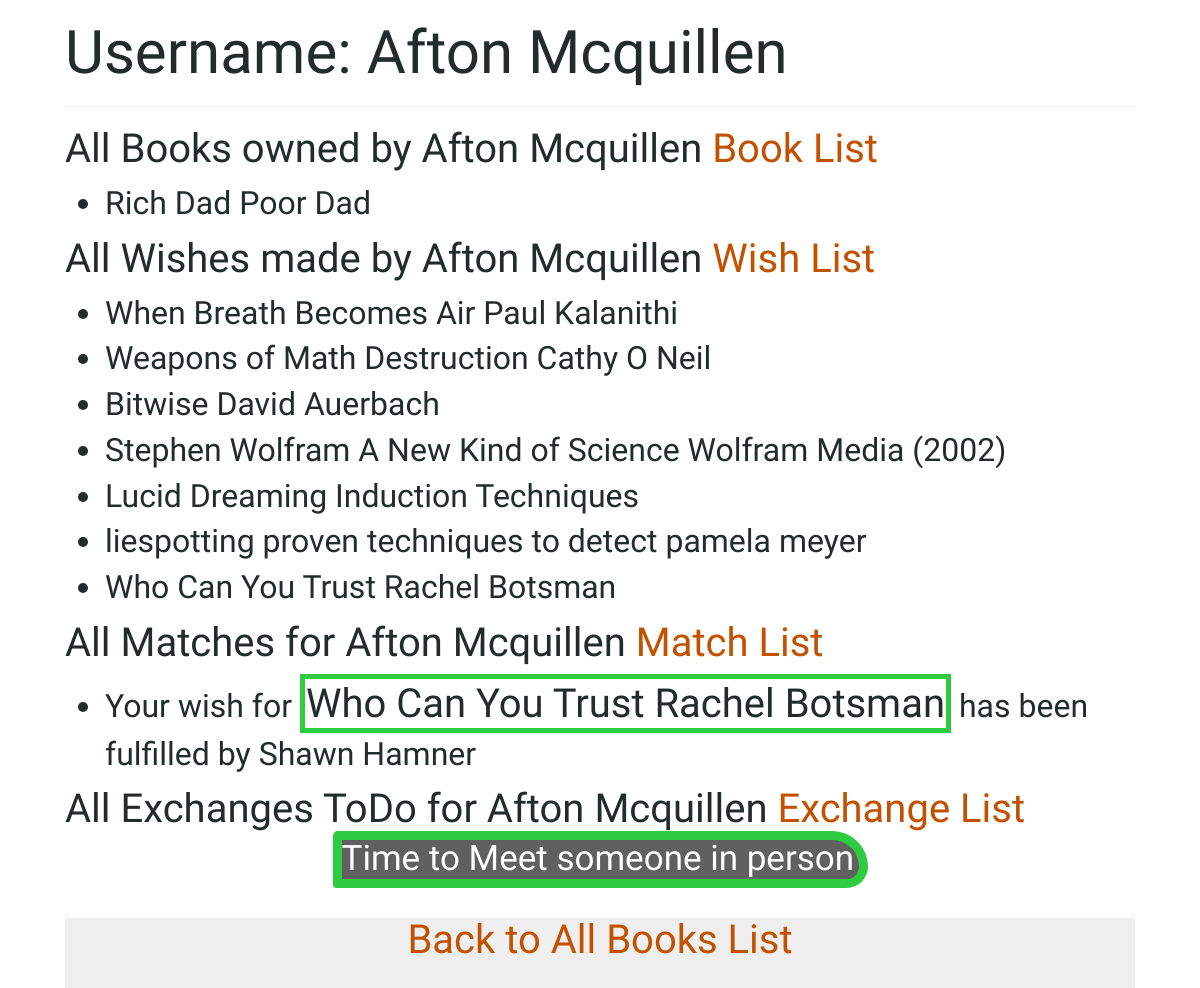
The page /person/832 on the database as committed earlier.
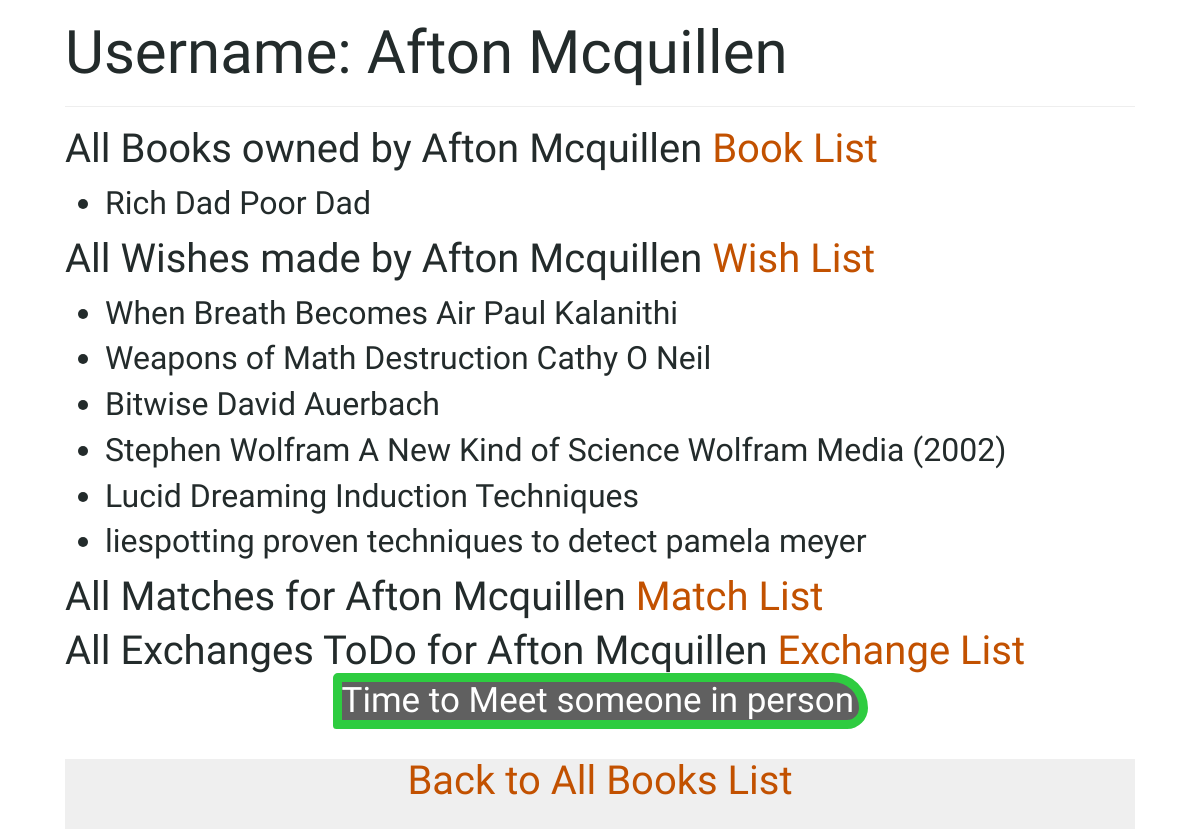
The same page on the database as committed later.
### books/models.py (models this page shows, shortened)
class Book(models.Model):
    name = models.CharField(max_length=20, default="Invisible Book")
    summary = models.TextField(max_length=100, null=True)
    owner = models.ForeignKey(Person, on_delete=models.CASCADE, related_name="books", null=True)
    available = models.BooleanField(default=True)
    def __str__(self):
        return "{}".format(self.name)

class Wish(models.Model):
    book = models.ForeignKey(Book, on_delete=models.CASCADE, related_name="wishes")
    wisher = models.ForeignKey(Person, on_delete=models.CASCADE, related_name="wishes") ### The Person who is making the wish
    angel = models.ForeignKey(Person, on_delete=models.CASCADE, related_name='wishes_to_fulfill', null=True) ### The Person who fulfills the wish therefore, the ANGEL
    fulfilled = models.BooleanField(default=False)
    rank = models.IntegerField(default=1)  ### The Number One Book

class Person(models.Model):
    name = models.CharField(max_length=20, default="Mr Nobody")
    photo = models.FileField(null=True, blank=True)
    def __str__(self):
        return "{}".format(self.name)

### books/views.py (the view)
# urls.py: path('person/<int:person_id>', views.person, name='person'),
def person(request, person_id):
    try:
        person = Person.objects.get(pk=person_id)
    except Person.DoesNotExist:
        raise Http404("Person does not exist.")
    context = {
        "person": person,
        "books": person.books.all(),
        "wishes": person.wishes.all(),
        "matched_wishes": person.wishes.filter(fulfilled=True)
    }
    return render(request, "books/person.html", context)

### books/templates/books/person.html (shortened to what this page needs)
{% extends "books/base.html" %}
{% block body %}
	<h2>Username: {{ person.name }} </h2>
    <hr>
	<h4>All Books owned by {{ person.name }} <a href="{% url 'yourbooks' person.id %}"> Book List</a> </h4>
	<ul>
		{% for book in books %}
			<li> {{ book }} </li>
		{% endfor %}
	</ul>
	<h4>All Wishes made by {{ person.name }} <a href="{% url 'yourwishes' person.id %}"> Wish List </a> </h4>
	<ul>
		{% for wish in wishes %}
			<li> {{ wish.book }} </li>
		{% endfor %}
	</ul>
	<h4>All Matches for {{ person.name }} <a href="{% url 'yourmatches' person.id %}"> Match List </a> </h4>
	<ul>
		{% for wish in matched_wishes %}
			<li> Your wish for <span class="matchhighlight">{{ wish.book }}</span> has been fulfilled by {{ wish.angel }}</li>
		{% endfor %}
	</ul>
	<h4>All Exchanges ToDo for {{ person.name }}
		<a href="{% url 'yourexchanges' person.id %}">
			Exchange List
			<span class="center available"> Time to Meet someone in person </span>
		</a>
	</h4>
{% endblock %}

Rows that differ between the two databases and show on the page:
removed Wish: book "Who Can You Trust Rachel Botsman", angel "Shawn Hamner"
